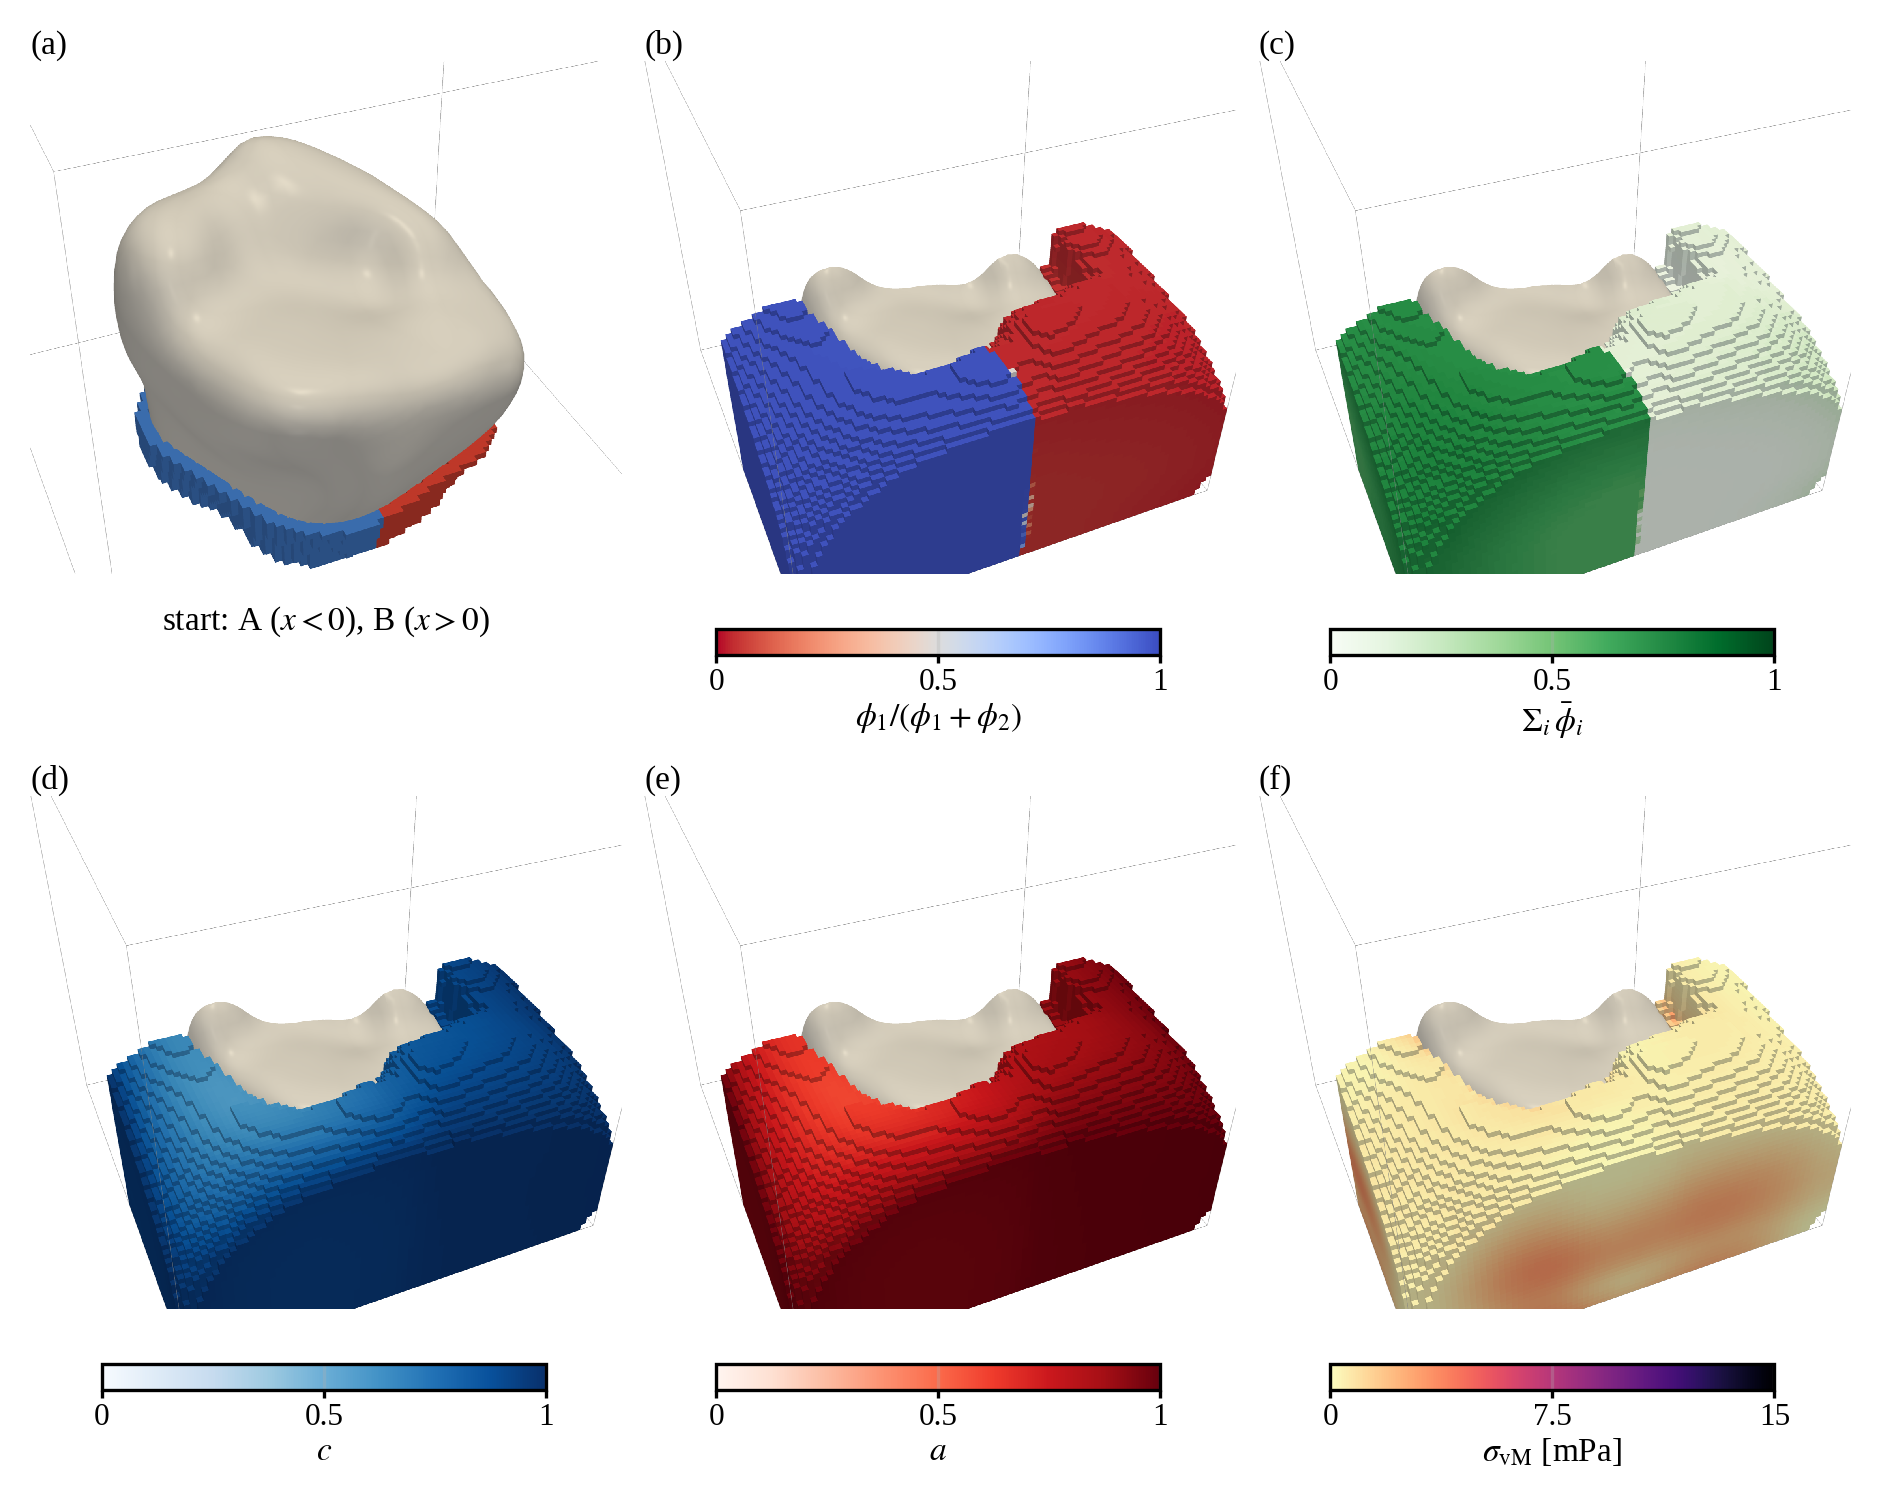

Write Python code to recreate this figure.
"""fig_real_tooth_coupled.py -- figure 9 of the coupling paper: the agreed coupling on the clinical molar crown
(real_tooth_coupled.py, run tooth_ab at NF^3 on the 10 mm box). (a) set-up: the crown with the start ring, species A
(x < 0) and B (x > 0); at T* = 1 with the half y > 0 cut away so the section through the film shows: (b) share
phi_1/(phi_1 + phi_2), (c) living volume fraction sum_i phibar_i, (d) nutrient c, (e) antibiotic a, all on the cells
with phi_3D > 0.5, (f) von Mises stress of the film (rigid crown, h = h_f). Printed width 16 cm, Times (figstyle),
renderings at full resolution inside the PDF; no title (the caption carries it).

    python papers/coupling_paper/fig_real_tooth_coupled.py [--nf 80]   -> papers/coupling_paper/fig_real_tooth_coupled.pdf/.png
"""
import sys
from pathlib import Path

import matplotlib
import numpy as np
import pyvista as pv

matplotlib.use("Agg")
import matplotlib.pyplot as plt  # noqa: E402

HERE = Path(__file__).resolve().parent
ROOT = HERE.parents[1]
sys.path.insert(0, str(ROOT / "ansys_usermat"))
sys.path.insert(0, str(ROOT / "ansys_usermat" / "apdl"))
import figstyle  # noqa: E402

figstyle.apply()
NF = int(sys.argv[sys.argv.index("--nf") + 1]) if "--nf" in sys.argv else 80
BOX = 10.0
H = BOX / NF
CASE = "tooth_ab"
OPTS = "front1_phimin0.001_v2_fortran_inhliv_a100_gab1_gc1_tab0.333333_tvd_wgmirror_obststl_box10_amg"
Z = np.load(ROOT / "figdata" / f"coupled_living_{CASE}_nf{NF}_{OPTS}_{CASE}.npz")
T = sorted({float(f.split("_", 1)[1]) for f in Z.files if f.startswith("phi_")})[-1]
ST = np.load(ROOT / "figdata" / f"real_tooth_coupled_stress_{CASE}_nf{NF}_T{T}_h1.npz")
OBST = Z[f"obst_{T}"].astype(bool)
FILM = (Z[f"phi_{T}"] > 0.5) & ~OBST
vm_mPa = np.nan_to_num(ST["vm"].astype(float)) * 1e3
VMAX = float(np.ceil(np.percentile(vm_mPa[ST["active"] & ~np.isnan(ST["vm"])], 99)))
LIT = dict(ambient=0.45, diffuse=0.6, specular=0.0)
CAM = [(-7.0, -17.0, 12.0), (0.0, -0.5, -1.5), (0.0, 0.0, 1.0)]
PANELS = [("shareA", "coolwarm_r", (0, 1), r"$\phi_1/(\phi_1+\phi_2)$"),
          ("L", "Greens", (0, 1), r"$\Sigma_i\,\bar\phi_i$"),
          ("c", "Blues", (0, 1), r"$c$"),
          ("a", "Reds", (0, 1), r"$a$"),
          ("vm", "magma_r", (0, VMAX), r"$\sigma_\mathrm{vM}$ [mPa]")]


def crown(cut):
    """the crown surface placed as in the runs (coupled_living_consumption.tooth_sdf), optionally cut at y = 0"""
    m = pv.read(ROOT / "tier2b_real" / "_crown_real_watertight.stl").triangulate().clean()
    P = np.asarray(m.points)
    lo, hi = P.min(0), P.max(0)
    m.points = P - np.array([0.5 * (lo[0] + hi[0]), 0.5 * (lo[1] + hi[1]), lo[2] + BOX / 2])
    if cut:
        m = m.clip(normal=(0, 1, 0), origin=(0, 0, 0))
    return m


def voxels(values, keep):
    g = pv.ImageData(dimensions=(NF + 1,) * 3, spacing=(H,) * 3, origin=(-BOX / 2,) * 3)
    g.cell_data["v"] = np.asarray(values, float).ravel(order="F")
    g.cell_data["keep"] = keep.ravel(order="F").astype(float)
    return g.threshold(0.5, scalars="keep")


def stress_voxels(cut_mask):
    """the stress on the crop grid of the submodel (h = h_f: the field cells), masked like the fields"""
    o, h, box = ST["origin"], float(ST["h"]), ST["box"]
    vm = vm_mPa
    sub = cut_mask[box[0, 0]:box[0, 1], box[1, 0]:box[1, 1], box[2, 0]:box[2, 1]]
    g = pv.ImageData(dimensions=tuple(np.array(vm.shape) + 1), spacing=(h,) * 3, origin=tuple(o))
    g.cell_data["v"] = vm.ravel(order="F")
    g.cell_data["keep"] = (sub & ST["active"] & ~np.isnan(ST["vm"])).ravel(order="F").astype(float)
    return g.threshold(0.5, scalars="keep")


def render(add, zoom=1.0):
    pl = pv.Plotter(off_screen=True, window_size=(1500, 1300))
    pl.enable_anti_aliasing("ssaa")
    pl.set_background("white")
    pl.add_mesh(pv.Box((-BOX / 2, BOX / 2) * 3).outline(), color="grey", line_width=2)
    add(pl)
    pl.camera_position = CAM
    pl.camera.zoom(zoom)
    img = pl.screenshot(return_img=True)
    pl.close()
    rows = np.where((img < 250).any(axis=(1, 2)))[0]
    cols = np.where((img < 250).any(axis=(0, 2)))[0]
    p = 10
    return img[max(rows[0] - p, 0):rows[-1] + p, max(cols[0] - p, 0):cols[-1] + p]


ax_ = -BOX / 2 + (np.arange(NF) + 0.5) * H
Yc = ax_[None, :, None]
front = np.broadcast_to(Yc < 0, (NF,) * 3)             # the half y < 0 is kept, y > 0 cut away
tooth_full, tooth_cut = crown(False), crown(True)
seedA, seedB = Z[f"seed_{T}"].astype(bool), Z[f"edges_{T}"].astype(bool)
images = []


def setup(pl):
    pl.add_mesh(tooth_full, color="#d8d3c8", smooth_shading=True, ambient=0.35, diffuse=0.7, specular=0.1)
    pl.add_mesh(voxels(np.ones((NF,) * 3), seedA), color="#3b6fb6", **LIT)
    pl.add_mesh(voxels(np.ones((NF,) * 3), seedB), color="#c0392b", **LIT)


images.append(render(setup, zoom=1.35))
for field, cmap, clim, _ in PANELS:
    def add(pl, field=field, cmap=cmap, clim=clim):
        pl.add_mesh(tooth_cut, color="#d8d3c8", smooth_shading=True, ambient=0.35, diffuse=0.7, specular=0.1)
        if field == "vm":
            m = stress_voxels(FILM & front)
        else:
            m = voxels(np.nan_to_num(Z[f"{field}_{T}"], nan=0.0), FILM & front)
        if m.n_cells:
            pl.add_mesh(m, scalars="v", cmap=cmap, clim=clim, show_scalar_bar=False, **LIT)
    images.append(render(add))

fig = plt.figure(figsize=(6.3, 4.9))
W, H0 = 0.325, 0.37
for k, img in enumerate(images):
    i, j = divmod(k, 3)
    ax = fig.add_axes([0.012 + W * j, 0.60 - 0.50 * i, W - 0.012, H0])
    ax.imshow(img, interpolation="none")
    ax.set_axis_off()
    ax.text(0.0, 1.0, f"({'abcdef'[k]})", transform=ax.transAxes, va="bottom", fontsize=8)
    if k >= 1:
        field, cmap, clim, label = PANELS[k - 1]
        cb = fig.add_axes([0.05 + W * j, 0.60 - 0.50 * i - 0.045, W - 0.09, 0.018])
        c = fig.colorbar(plt.cm.ScalarMappable(cmap=cmap, norm=plt.Normalize(*clim)), cax=cb, orientation="horizontal")
        c.set_ticks(np.linspace(clim[0], clim[1], 3))
        c.ax.set_xticklabels([f"{v:g}" for v in np.linspace(clim[0], clim[1], 3)])
        c.ax.tick_params(labelsize=7.5, length=2, pad=1)
        cb.set_xlabel(label, fontsize=8, labelpad=1)
    else:
        ax.text(0.5, -0.06, r"start: A ($x<0$), B ($x>0$)", transform=ax.transAxes, ha="center", va="top", fontsize=8)
out = HERE / "fig_real_tooth_coupled.pdf"
fig.savefig(out, dpi=400)
fig.savefig(out.with_suffix(".png"), dpi=300)
print("wrote", out, "T* =", T, "vM range 0 ..", VMAX, "mPa")
